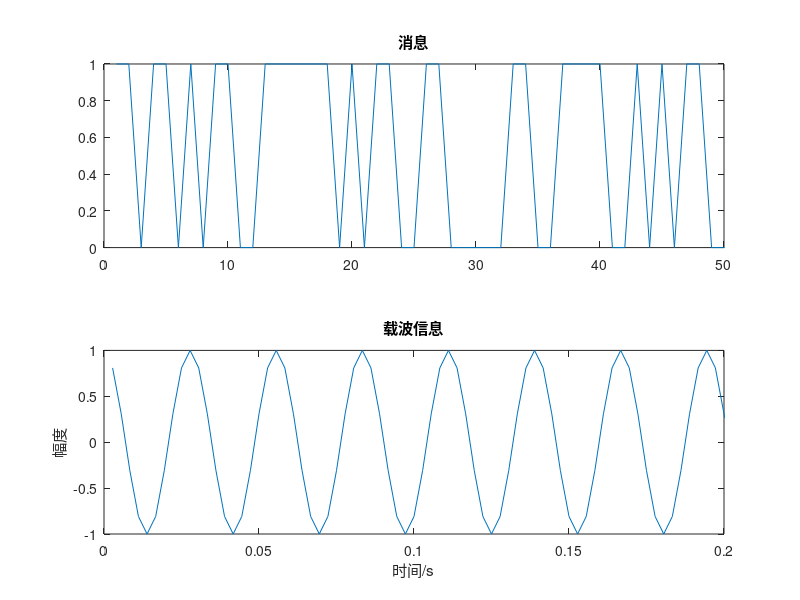
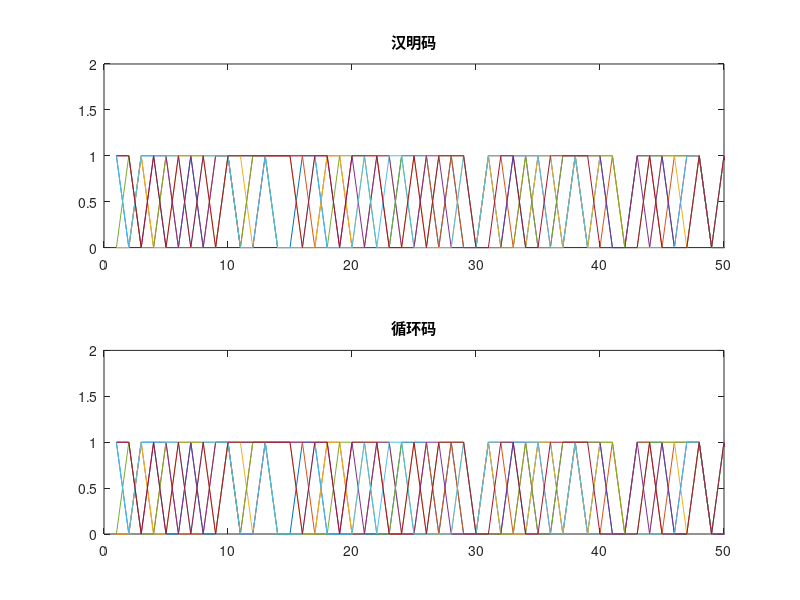

Write the MATLAB code that produced these figures, in order. (Note: this script raises an error after producing the figures.)
%--------------------基本设置-----------------%
clear;close all; clc
t=1/360:1/360:20;                       %载波持续时间设置
Fc=36;                                  %载波信号频率
Fd=20;                                  %码速率
Fs=360;                                 %抽样频率
carry=cos(2*pi*Fc*t);                   %载波表达式
x1=ceil(rand(1,1000)-0.5);              %生成二进制消息
a=num2str(x1);                          %矩阵变成字符
b=strrep(a, ' ', '');                   %去掉字符中的空格
figure(1);
subplot(2,1,1);
plot(x1);
title('消息');
axis([0 50 0 1]);
subplot(2,1,2);
plot(t,carry);
title('载波信息');xlabel('时间/s');ylabel('幅度');
axis([0 0.2 -1 1]);

%-------------------信道编码部分---------------%

%---------------------汉明码-------------------%
n=7;                                    %Hamming码组长度n=2^m-1,4  (7,4)汉明码
m=3;                                    %监督位长度
[H,G]=hammgen(m);                       %产生(n,n-m)Hamming码的生成矩阵和校验矩阵
x=reshape(x1,[],4);                     %调整矩阵行列
y1=mod(x*G,2);                          %产生编码数据
%---------------------循环码-------------------%
n1=7;k=4;                               %(3,2)循环码
pol=cyclpoly(n1,k);                     %循环码的生成多项式
[h,g]=cyclgen(n1,pol);                  %生成循环码
y2 = mod(x*g,2);                        %产生编码数据
%---------------------画出编码之后的图形--------%
figure(2);
subplot(2,1,1);
plot(y1);
title('汉明码');
axis([0 50 0 2]);
subplot(2,1,2);
plot(y2);
title('循环码');
axis([0 50 0 2]);

%-----------------数字调制部分-----------------%
%------------------2ASK调制--------------------%
code1=dmod(y1,Fc,Fd,Fs,'ask',2);         %汉明码 2ASK调制
code3=dmod(y2,Fc,Fd,Fs,'ask',2);         %循环码 2ASK调制
for i=1:20                               %手动调节 2ASK部分 调节信号为 汉明码2ASK信号
    if y1(i)==0
        code11(30*(i-1)+1:30*i)=0;
    else
        code11(30*(i-1)+1:30*i)=code1(30*(i-1)+1:30*i);
    end
end
for i=1:20                               %手动调节 2ASK部分 调节信号为 循环码2ASK信号
    if y2(i)==0
        code33(30*(i-1)+1:30*i)=0;
    else
        code33(30*(i-1)+1:30*i)=code3(30*(i-1)+1:30*i);
    end
end
figure(3);
subplot(2,1,1);
plot(code11);
title('汉明码 2ASK调制');
subplot(2,1,2);
plot(code33);
title('循环码 2ASK调制');
%------------------2FSK调制--------------------%
code2=dmod(y2,Fc,Fd,Fs,'fsk',2);         %循环码 2FSK调制
code4=dmod(y1,Fc,Fd,Fs,'fsk',2);         %汉明码 2FSK调制
figure(4);
subplot(2,1,1);
plot(code4);
title('汉明码 2FSK调制');
axis([0 50 -2 2]);
subplot(2,1,2);
plot(code2);
title('循环码 2FSK调制');
axis([0 50 -2 2]);

%---------------------信道部分-----------------%
%               采用信噪比为20db的信道          %
s1=awgn(code1,20,'measured');            %汉明编码后经过2ASK调制信号通过20信噪比信道
s2=awgn(code2,20,'measured');            %循环编码后经过2FSK调制信号通过20信噪比信道
s3=awgn(code3,20,'measured');            %循环编码后经过2ASK调制信号通过20信噪比信道
s4=awgn(code4,20,'measured');            %汉明编码后经过2FSK调制信号通过20信噪比信道
figure(6)
subplot(4,1,1);
plot(s1);
title('汉明码2ASK信号 通过20db信道');
axis([0 50 -2 2]);
subplot(4,1,2);
plot(s2)
title('循环码 2FSK信号通过20db信道');
axis([0 50 -2 2]);
subplot(4,1,3);
plot(s3)
title('循环码 2ASK信号通过20db信道');
axis([0 50 -2 2]);
subplot(4,1,4);
plot(s4)
title('汉明码 2FSK信号通过20db信道');
axis([0 50 -2 2]);

%----------------数字解调部分-------------------%
znt1=ddemod(s1,Fc,Fd,Fs,'ask',2);        %对汉明编码后经过2ASK调制信号通过20信噪比信道 进行解调
znt2=ddemod(s2,Fc,Fd,Fs,'fsk',2);        %对循环编码后经过2fSK调制信号通过20信噪比信道 进行解调
znt3=ddemod(s3,Fc,Fd,Fs,'ask',2);        %对循环编码后经过2ASK调制信号通过20信噪比信道 进行解调
znt4=ddemod(s4,Fc,Fd,Fs,'fsk',2);        %对汉明编码后经过2fSK调制信号通过20信噪比信道 进行解调
figure(7)
subplot(4,1,1);
plot(znt1);
title('汉明码2ASK信号解调');
axis([0 50 0 1]);
subplot(4,1,2);
plot(znt2);
title('循环码2FSK信号解调');
axis([0 50 0 1]);
subplot(4,1,3);
plot(znt3);
title('循环码2ASK信号解调');
axis([0 50 0 1]);
subplot(4,1,4);
plot(znt4);
title('汉明码2FSK信号解调');
axis([0 50 0 1]);

%-------------------译码部分--------------------%
newmsg1 = decode(znt1,n,k);              % 对解调后的2ask信号进行汉明译码.
newmsg2 = decode(znt2,n1,k,'cyclic');    % 对解调后的2fsk信号进行循环译码.
newmsg3 = decode(znt3,n1,k,'cyclic');    % 对解调后的2ask信号进行循环译码.
newmsg4 = decode(znt4,n,k);              % 对解调后的2fsk信号进行汉明译码.
figure(8)
subplot(4,1,1);
plot(newmsg1);
title('汉明码2ASK解调译码信号');
axis([0 50 0 1]);
subplot(4,1,2);
plot(newmsg2);
title('循环码2FSK解调译码信号');
axis([0 50 0 1]);
subplot(4,1,3);
plot(newmsg3);
title('循环码2ASK解调译码信号');
axis([0 50 0 1]);
subplot(4,1,4);
plot(newmsg4);
title('汉明码2FSK解调译码信号');
axis([0 50 0 1]);

%----------------误码率分析部分-----------------%
SNR=-10:10;
for i=1:length(SNR) 
    Ynt1=awgn(code1,SNR(i));            %加入高斯小噪声，信噪比从-10dB到10dB
    Ynt2=awgn(code2,SNR(i));
    Ynt3=awgn(code3,SNR(i));
    Ynt4=awgn(code4,SNR(i));
Z1=ddemod(Ynt1,Fc,Fd,Fs,'ask',2);       %调用数字带通解调函数ddemod对加噪声信号进行解调
[br, pe1(i)]=symerr(y1,Z1);             %对解调后加大噪声信号误码分析（汉明码编码，2ask误码率分析），br为符号误差数，pe(i)为符号误差率
Z2=ddemod( Ynt2,Fc,Fd,Fs,'fsk',2);      %对解调后大噪声信号误码分析（循环码编码，2fsk误码率分析）
[br, pe2(i)]=symerr(y2,Z2);             
Z3=ddemod(Ynt3,Fc,Fd,Fs,'ask',2);       %对解调后大噪声信号误码分析（循环码编码，2ask误码率分析）
[br, pe3(i)]=symerr(y2,Z3); 
Z4=ddemod(Ynt4,Fc,Fd,Fs,'fsk',2);       %对解调后大噪声信号误码分析（汉明码编码，2fsk误码率分析）
[br, pe4(i)]=symerr(y1,Z4); 
end
%---------画出不同方式下信噪比与误码率关系------%
figure(5);
semilogy(SNR,pe1,'k--o');               % 调用semilogy函数绘制”汉明码编码2ask“信噪比与误码率的关系曲线
hold on
semilogy(SNR,pe2,'c--+');                 % 调用semilogy函数绘制“循环码编码2fsk”信噪比与误码率的关系曲线
semilogy(SNR,pe3,'--');               % 调用semilogy函数绘制”循环码编码2ask“信噪比与误码率的关系曲线
semilogy(SNR,pe4,'r--*');               % 调用semilogy函数绘制“汉明码编码2fsk”信噪比与误码率的关系曲线
hold off
legend('汉明码2ASK','循环码2FSK','循环码2ASK','汉明码2FSK');
xlabel('信噪比 SNR(r/dB)');
ylabel('误码率 pe');
title('信噪比与误码率的关系');
axis([-10 10 0 0.5])   
grid on